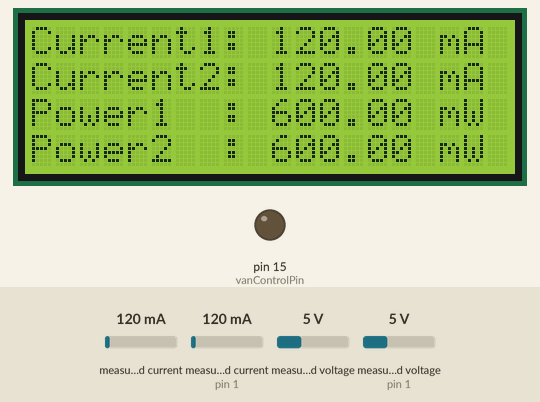
Recording of a sketch running on a simulated Arduino Uno, built with avr-gcc and run on an emulated ATmega328P. On the bench: 20×4 character LCD, output pins drawn as LEDs (lit = HIGH). The inputs (shaded band) are chosen by the test bench; at power-on: measured current 120 mA, measured current (sensor on pin 1) 120 mA, measured voltage (sensor on pin 1) 5 V, measured voltage 5 V. What the sketch prints to the serial monitor is not drawn.

Above: at 8.3 s.
8.4 s: measured current (sensor 0) set to 96 mA
At 15.8 s:
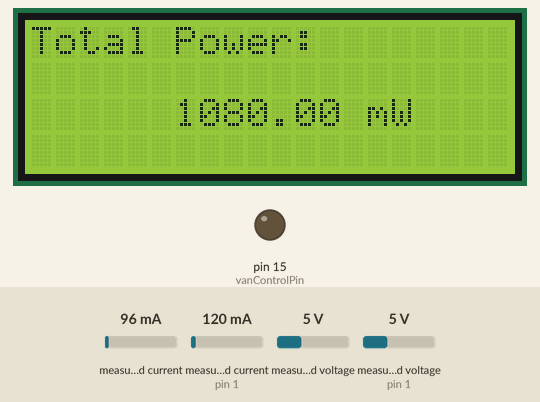
17.9 s: measured current (sensor 0) set to 84 mA
At 23.6 s:
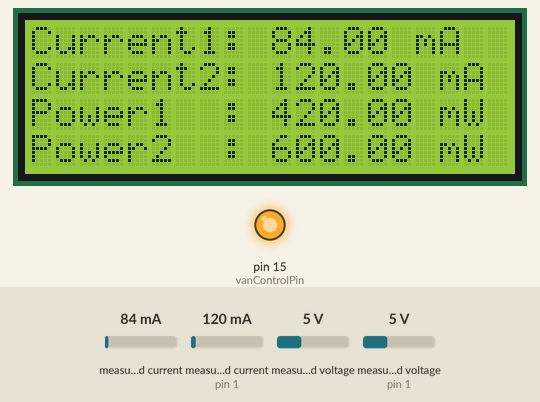
27.0 s: measured current (sensor on pin 1) set to 40 mA
At 31.1 s:
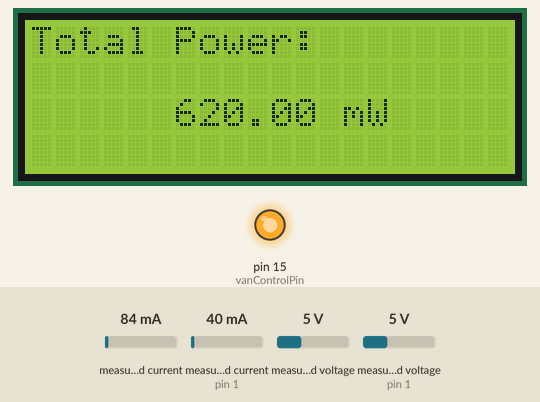
32.2 s: measured voltage (sensor on pin 1) set to 0.3 V
At 33.3 s:
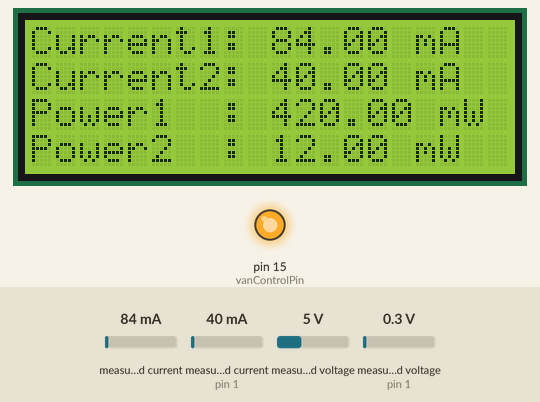
37.3 s: measured voltage (sensor 0) set to 0.3 V
At 38.6 s:
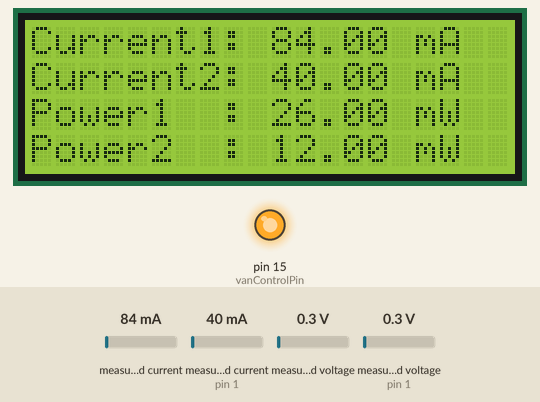
42.4 s: measured current (sensor on pin 1) set to 500 mA
At 44.0 s:
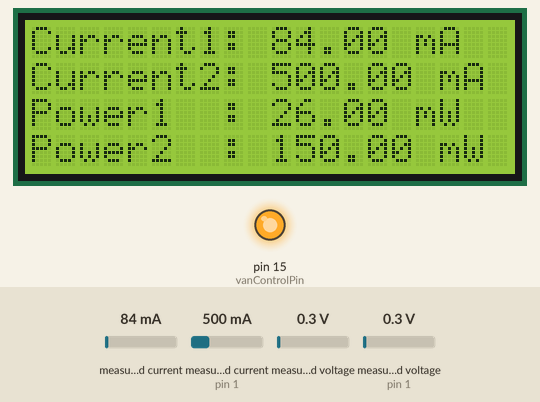
Timing chart, 0 to 45.5 s (numbered marks = the images above; inputs shaded):
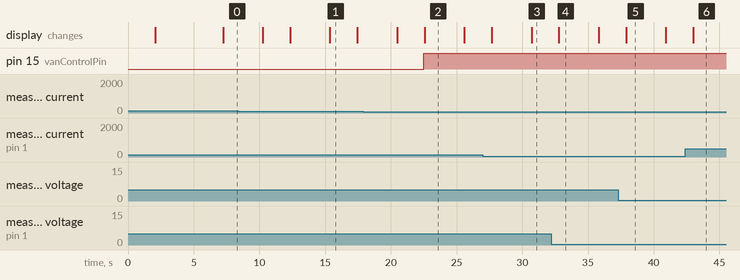

Measured:
- the behaviour switches between 90 and 89 mA on measured current (sensor 0) (found by bisection; images 1 and 2)
- after the input at 8.4 s, the display: first differs from a run without the input after 3.9 s (image 1 shows a later state)
- after the input at 17.9 s, pin 15 (vanControlPin): LOW → HIGH after 4.6 s; the display: first differs from a run without the input after 4.7 s (image 2)
- after the input at 27.0 s, the display: first changes after 0.68 s (image 3 shows a later state)
- after the input at 32.2 s, the display: changes after 0.59 s (image 4)
- after the input at 37.3 s, the display: changes after 0.59 s (image 5)
- after the input at 42.4 s, the display: changes after 0.60 s (image 6)

The sketch:

Deux-van-with-lcd.ino
```cpp
#include <Wire.h>
#include <Adafruit_INA219.h>
#include <hd44780.h>
#include <hd44780ioClass/hd44780_I2Cexp.h>

Adafruit_INA219 ina219;
Adafruit_INA219 ina219_2(0x41);  // Adresse du deuxième INA219

hd44780_I2Cexp lcd;

bool vanStatus = false;  // État initial du van (éteint)
const int vanControlPin = 15;  // Broche de contrôle du van

void setup(void)
{
  lcd.begin(20, 4);  // Utilisez 20 colonnes et 4 lignes pour l'écran LCD 2004
  lcd.print("Bonjour M.KHALI");
  delay(2000);
  lcd.clear();

  pinMode(vanControlPin, OUTPUT);
  digitalWrite(vanControlPin, LOW);

  delay(5000);
  Serial.begin(115200);
  while (!Serial) {
      delay(1);
  }

  lcd.begin(20, 4);  // Initialiser l'écran LCD 2004

  if (!ina219.begin()) {
    Serial.println("Failed to find INA219 chip");
    while (1) { delay(10); }
  }

  if (!ina219_2.begin()) {
    Serial.println("Failed to find second INA219 chip");
    while (1) { delay(10); }
  }

  Serial.println("Measuring voltage and current with INA219 ...");
}

void loop(void)
{
  float current_mA = 0;
  float power_mW = 0;
  float current_mA_2 = 0;
  float power_mW_2 = 0;

  current_mA = ina219.getCurrent_mA();
  power_mW = ina219.getPower_mW();
  current_mA_2 = ina219_2.getCurrent_mA();
  power_mW_2 = ina219_2.getPower_mW();

  float power_total = power_mW + power_mW_2;

  if (power_total < 1050 && !vanStatus) {
    // Allumer le van
    digitalWrite(vanControlPin, HIGH);
    vanStatus = true;  // Mettre à jour l'état du van (allumé)
  } else if (power_total >= 1050 && vanStatus) {
    // Éteindre le van
    digitalWrite(vanControlPin, LOW);
    vanStatus = false;  // Mettre à jour l'état du van (éteint)
  }

  // Affichage des données
  lcd.clear();

  lcd.setCursor(0, 0);
  lcd.print("Current1: ");
  lcd.print(String(current_mA, 2));
  lcd.print(" mA");  // Afficher un seul chiffre après la virgule

  lcd.setCursor(0, 1);
  lcd.print("Current2: ");
  lcd.print(String(current_mA_2, 2));
  lcd.print(" mA");  // Afficher un seul chiffre après la virgule

  lcd.setCursor(0, 2);
  lcd.print("Power1  : ");
  lcd.print(String(power_mW, 2));
  lcd.print(" mW");  // Afficher sans chiffre après la virgule

  lcd.setCursor(0, 3);
  lcd.print("Power2  : ");
  lcd.print(String(power_mW_2, 2));
  lcd.print(" mW");  // Afficher sans chiffre après la virgule

  // Attente avant d'effacer l'écran
  delay(3000);

  // Effacement de l'écran
  lcd.clear();

  // Affichage de la puissance totale
  lcd.setCursor(0, 0);
  lcd.print("Total Power: ");
  lcd.setCursor(6, 2);
  lcd.print(String(power_total, 2));
  lcd.print(" mW");  // Afficher sans chiffre après la virgule

  // Attente avant le prochain affichage
  delay(2000);
}
```
